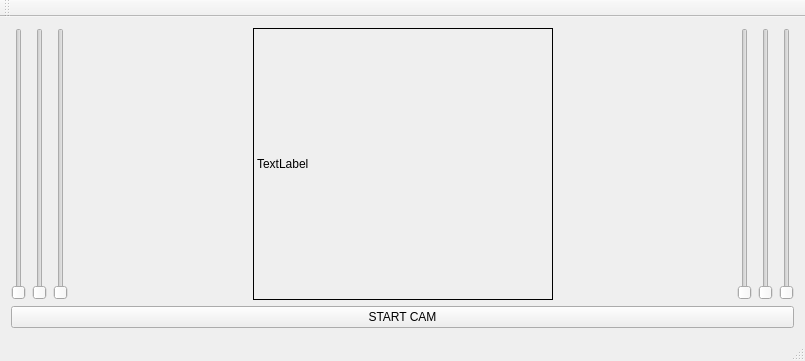
<?xml version="1.0" encoding="UTF-8"?>
<ui version="4.0">
 <class>MainWindow</class>
 <widget class="QMainWindow" name="MainWindow">
  <property name="geometry">
   <rect>
    <x>0</x>
    <y>0</y>
    <width>805</width>
    <height>361</height>
   </rect>
  </property>
  <property name="windowTitle">
   <string>MainWindow</string>
  </property>
  <widget class="QWidget" name="centralWidget">
   <layout class="QGridLayout" name="gridLayout">
    <item row="1" column="0" colspan="5">
     <widget class="QPushButton" name="pushButton">
      <property name="text">
       <string>START CAM</string>
      </property>
     </widget>
    </item>
    <item row="0" column="3">
     <spacer name="horizontalSpacer">
      <property name="orientation">
       <enum>Qt::Horizontal</enum>
      </property>
      <property name="sizeHint" stdset="0">
       <size>
        <width>40</width>
        <height>20</height>
       </size>
      </property>
     </spacer>
    </item>
    <item row="0" column="4">
     <layout class="QHBoxLayout" name="horizontalLayout_2">
      <item>
       <widget class="QSlider" name="verticalSlider_4">
        <property name="orientation">
         <enum>Qt::Vertical</enum>
        </property>
       </widget>
      </item>
      <item>
       <widget class="QSlider" name="verticalSlider_5">
        <property name="orientation">
         <enum>Qt::Vertical</enum>
        </property>
       </widget>
      </item>
      <item>
       <widget class="QSlider" name="verticalSlider_6">
        <property name="orientation">
         <enum>Qt::Vertical</enum>
        </property>
       </widget>
      </item>
     </layout>
    </item>
    <item row="0" column="0">
     <layout class="QHBoxLayout" name="horizontalLayout">
      <item>
       <widget class="QSlider" name="verticalSlider">
        <property name="orientation">
         <enum>Qt::Vertical</enum>
        </property>
       </widget>
      </item>
      <item>
       <widget class="QSlider" name="verticalSlider_2">
        <property name="orientation">
         <enum>Qt::Vertical</enum>
        </property>
       </widget>
      </item>
      <item>
       <widget class="QSlider" name="verticalSlider_3">
        <property name="orientation">
         <enum>Qt::Vertical</enum>
        </property>
       </widget>
      </item>
     </layout>
    </item>
    <item row="0" column="2">
     <widget class="QLabel" name="img">
      <property name="sizePolicy">
       <sizepolicy hsizetype="MinimumExpanding" vsizetype="Ignored">
        <horstretch>0</horstretch>
        <verstretch>0</verstretch>
       </sizepolicy>
      </property>
      <property name="minimumSize">
       <size>
        <width>300</width>
        <height>0</height>
       </size>
      </property>
      <property name="frameShape">
       <enum>QFrame::Box</enum>
      </property>
      <property name="text">
       <string>TextLabel</string>
      </property>
     </widget>
    </item>
    <item row="0" column="1">
     <spacer name="horizontalSpacer_2">
      <property name="orientation">
       <enum>Qt::Horizontal</enum>
      </property>
      <property name="sizeHint" stdset="0">
       <size>
        <width>40</width>
        <height>20</height>
       </size>
      </property>
     </spacer>
    </item>
   </layout>
  </widget>
  <widget class="QMenuBar" name="menuBar">
   <property name="geometry">
    <rect>
     <x>0</x>
     <y>0</y>
     <width>805</width>
     <height>25</height>
    </rect>
   </property>
  </widget>
  <widget class="QToolBar" name="mainToolBar">
   <attribute name="toolBarArea">
    <enum>TopToolBarArea</enum>
   </attribute>
   <attribute name="toolBarBreak">
    <bool>false</bool>
   </attribute>
  </widget>
  <widget class="QStatusBar" name="statusBar"/>
 </widget>
 <layoutdefault spacing="6" margin="11"/>
 <resources/>
 <connections/>
</ui>
